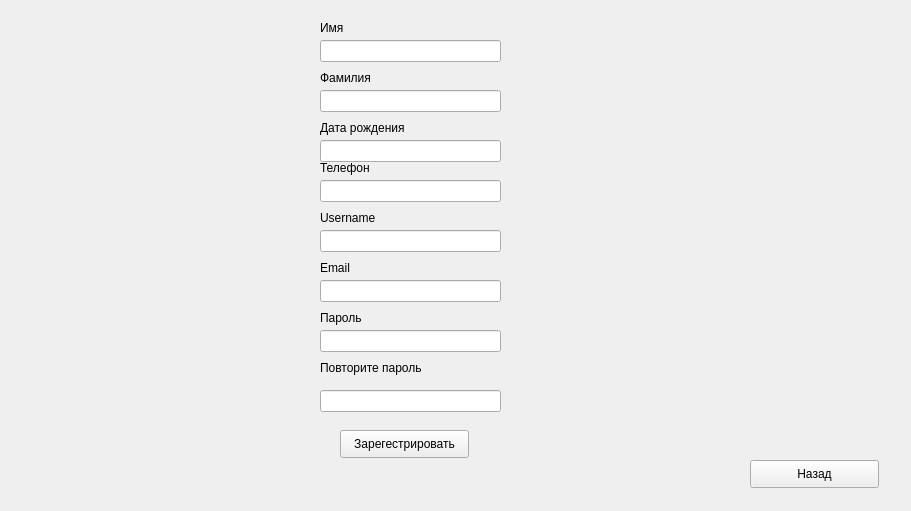
    <widget class="QWidget" name="CreateAcc">
     <property name="minimumSize">
      <size>
       <width>911</width>
       <height>511</height>
      </size>
     </property>
     <widget class="QLabel" name="label_32">
      <property name="geometry">
       <rect>
        <x>320</x>
        <y>360</y>
        <width>111</width>
        <height>16</height>
       </rect>
      </property>
      <property name="text">
       <string>Повторите пароль</string>
      </property>
     </widget>
     <widget class="QLineEdit" name="ca_BOD">
      <property name="geometry">
       <rect>
        <x>320</x>
        <y>140</y>
        <width>181</width>
        <height>22</height>
       </rect>
      </property>
     </widget>
     <widget class="QLineEdit" name="ca_Pass">
      <property name="geometry">
       <rect>
        <x>320</x>
        <y>330</y>
        <width>181</width>
        <height>22</height>
       </rect>
      </property>
     </widget>
     <widget class="QLabel" name="label_37">
      <property name="geometry">
       <rect>
        <x>320</x>
        <y>70</y>
        <width>55</width>
        <height>16</height>
       </rect>
      </property>
      <property name="text">
       <string>Фамилия</string>
      </property>
     </widget>
     <widget class="QLineEdit" name="ca_LN">
      <property name="geometry">
       <rect>
        <x>320</x>
        <y>90</y>
        <width>181</width>
        <height>22</height>
       </rect>
      </property>
     </widget>
     <widget class="QLineEdit" name="ca_Email">
      <property name="geometry">
       <rect>
        <x>320</x>
        <y>280</y>
        <width>181</width>
        <height>22</height>
       </rect>
      </property>
     </widget>
     <widget class="QLabel" name="label_30">
      <property name="geometry">
       <rect>
        <x>320</x>
        <y>20</y>
        <width>55</width>
        <height>16</height>
       </rect>
      </property>
      <property name="text">
       <string>Имя</string>
      </property>
     </widget>
     <widget class="QLabel" name="label_39">
      <property name="geometry">
       <rect>
        <x>320</x>
        <y>260</y>
        <width>55</width>
        <height>16</height>
       </rect>
      </property>
      <property name="text">
       <string>Email</string>
      </property>
     </widget>
     <widget class="QLineEdit" name="ca_Phone">
      <property name="geometry">
       <rect>
        <x>320</x>
        <y>180</y>
        <width>181</width>
        <height>22</height>
       </rect>
      </property>
     </widget>
     <widget class="QPushButton" name="ca_Reg">
      <property name="geometry">
       <rect>
        <x>340</x>
        <y>430</y>
        <width>129</width>
        <height>28</height>
       </rect>
      </property>
      <property name="text">
       <string>Зарегестрировать</string>
      </property>
     </widget>
     <widget class="QLineEdit" name="ca_Username">
      <property name="geometry">
       <rect>
        <x>320</x>
        <y>230</y>
        <width>181</width>
        <height>22</height>
       </rect>
      </property>
     </widget>
     <widget class="QLineEdit" name="ca_Pass2">
      <property name="geometry">
       <rect>
        <x>320</x>
        <y>390</y>
        <width>181</width>
        <height>22</height>
       </rect>
      </property>
     </widget>
     <widget class="QLineEdit" name="ca_FN">
      <property name="geometry">
       <rect>
        <x>320</x>
        <y>40</y>
        <width>181</width>
        <height>22</height>
       </rect>
      </property>
     </widget>
     <widget class="QLabel" name="label_36">
      <property name="geometry">
       <rect>
        <x>320</x>
        <y>310</y>
        <width>55</width>
        <height>16</height>
       </rect>
      </property>
      <property name="text">
       <string>Пароль</string>
      </property>
     </widget>
     <widget class="QLabel" name="label_23">
      <property name="geometry">
       <rect>
        <x>320</x>
        <y>120</y>
        <width>111</width>
        <height>16</height>
       </rect>
      </property>
      <property name="text">
       <string>Дата рождения</string>
      </property>
     </widget>
     <widget class="QLabel" name="label_38">
      <property name="geometry">
       <rect>
        <x>320</x>
        <y>210</y>
        <width>111</width>
        <height>16</height>
       </rect>
      </property>
      <property name="text">
       <string>Username</string>
      </property>
     </widget>
     <widget class="QLabel" name="label_40">
      <property name="geometry">
       <rect>
        <x>320</x>
        <y>160</y>
        <width>55</width>
        <height>16</height>
       </rect>
      </property>
      <property name="text">
       <string>Телефон</string>
      </property>
     </widget>
     <widget class="QPushButton" name="ca_Back">
      <property name="geometry">
       <rect>
        <x>750</x>
        <y>460</y>
        <width>129</width>
        <height>28</height>
       </rect>
      </property>
      <property name="text">
       <string>Назад</string>
      </property>
     </widget>
    </widget>
